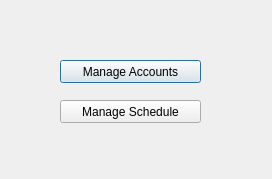
<?xml version="1.0" encoding="UTF-8"?>
<ui version="4.0">
 <class>Dialog_Admin</class>
 <widget class="QDialog" name="Dialog_Admin">
  <property name="geometry">
   <rect>
    <x>0</x>
    <y>0</y>
    <width>272</width>
    <height>179</height>
   </rect>
  </property>
  <property name="windowTitle">
   <string>Dialog</string>
  </property>
  <widget class="QPushButton" name="pushButton_manageAccounts">
   <property name="geometry">
    <rect>
     <x>60</x>
     <y>60</y>
     <width>141</width>
     <height>23</height>
    </rect>
   </property>
   <property name="text">
    <string>Manage Accounts</string>
   </property>
  </widget>
  <widget class="QPushButton" name="pushButton_manageSchedule">
   <property name="geometry">
    <rect>
     <x>60</x>
     <y>100</y>
     <width>141</width>
     <height>23</height>
    </rect>
   </property>
   <property name="text">
    <string>Manage Schedule</string>
   </property>
  </widget>
 </widget>
 <resources/>
 <connections/>
</ui>
